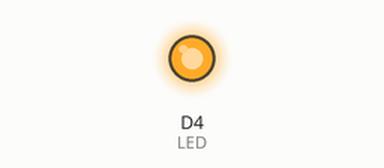
This sketch was run on a simulated ESP8266 (NodeMCU). Parts: output pins drawn as LEDs (lit = HIGH).

Above: at 1.5 s.
At 3.5 s:
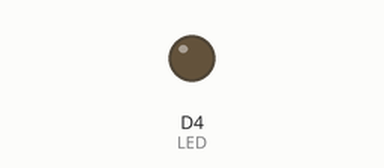
Timing chart, 0 to 5.2 s (numbered marks = the images above):
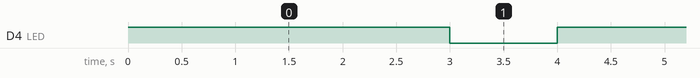

The sketch:

HelloWorld.ino
```cpp
#define LED D4
void setup()
{
     pinMode(LED, OUTPUT);
}

void loop()
{
    digitalWrite(LED, HIGH);
    delay(3000);
    digitalWrite(LED, LOW);
    delay(1000);
}
```

Measured:
- by itself, D4 (LED): alternates HIGH for 3.0 s and LOW for 1.0 s
